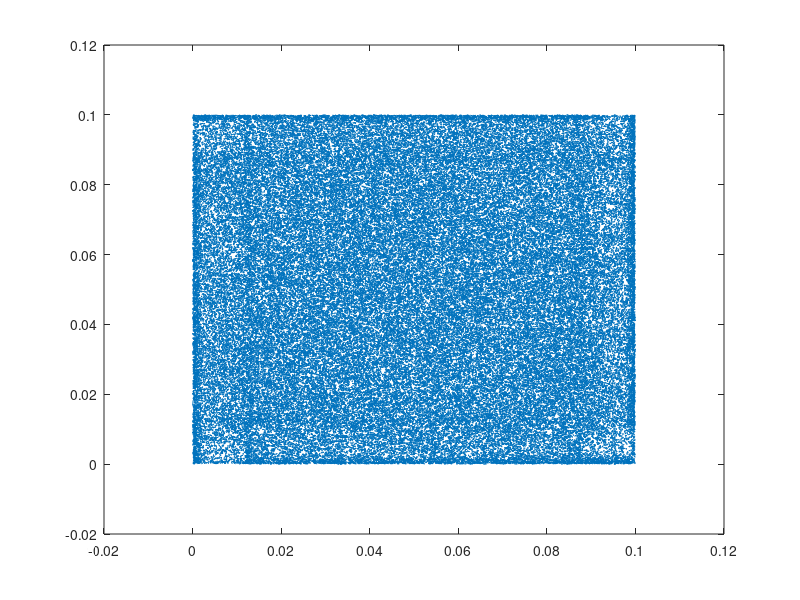

Reproduce this figure in MATLAB.
%This function position randomly Ns strands in a 2D rectangular mould. It
%ensures the constrains that no strand are across the mould wall. the
%function returns a 3*Ns array 'configuration'. Each line represents a
%strand configuration by its coordinate x and y (column 1 and 2) and its
%orientation theata (column 3).
function configuration = random_distribution

%% mould size
Dx = 4*25e-3;%m
Dy = 4*25e-3;%m

%% number of strands to distribute
Ns = 100000;

%% strands dimensions
L = 0.5*25.4e-3;%m length
w = L/4; %width

%% initialize configuration
% first column is x position
% second column is y position
% last column is theta orientation
configuration = zeros(Ns,3);

%% loop for each strand
for i = 1:Ns
	
	%suggest initial position
	[x, y,theta] = through_dice(Dx,Dy);
	positionned = is_it_possible(x,y,theta,Dx,Dy, L,w);
	while (~positionned) % try to position strand i	
		%suggest a position
		[x, y,theta] = modify_position(x, y,theta, Dx,Dy);
		%test if it is not braking constrains
		positionned = is_it_possible(x,y,theta,Dx,Dy, L,w);
		
	end
	
	%store the configuration of strand i
	configuration(i,:) = [x,y,theta];
end

%% visualisation

u = cos(configuration(:,3)) * L; %x dimension of each vector
v = sin(configuration(:,3)) * L; %y dimension of each vector
x = configuration(:,1) - u/2; %starting x position of each vector
y = configuration(:,2) - v/2; %starting y position of each vector
% arrows plot:
quiver(x, y, u,v)

end


%generate a random configuration for a strand in the mould.
function [x, y, theta] = through_dice(Dx,Dy)
x = rand * Dx;
y = rand * Dy;
theta = rand*2*pi; %theta should be between 0 and 360 deg
end


function [x, y,theta] = modify_position(x, y,theta, Dx,Dy)

dx = rand*Dx/30 - Dx/60;
dy = rand*Dy/30 - Dy/60;
dtheta = rand*2*pi/30;

x = x+dx;
y = y+dy;
if (x<0 || x>Dx); x=x-2*dx; end
if (y<0 || y>Dy); y=y-2*dy; end
theta = theta + dtheta;

end




%check if a configuration given by x, y and theta is possible (not
%constrained geometrically by mould walls. Dx and Dy are the mould
%dimensions. L and w the strands dimensions
function positionned = is_it_possible(x,y,theta,Dx,Dy,L,w)

positionned = ...
	(   (x - abs(cos(theta)*L/2))    >  0 ) * ... not crossing left wall
	(   (x + abs(cos(theta)*L/2))    <  Dx) * ... not crossing right wall
	(   (y - abs(sin(theta)*L/2))    >  0 ) * ... not crossing lower wall
	(   (y + abs(sin(theta)*L/2))    <  Dy) ;%    not crossing upper wall

%note that currently, we consider "slender" strands (ie w = 0);
end